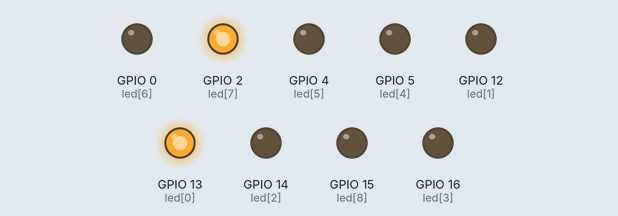
Bench run of a program on a simulated ESP8266 board running MicroPython. Parts: output pins drawn as LEDs (lit = HIGH, except the on-board LED, lit = LOW).

Above: at 0.05 s.
At 0.65 s:
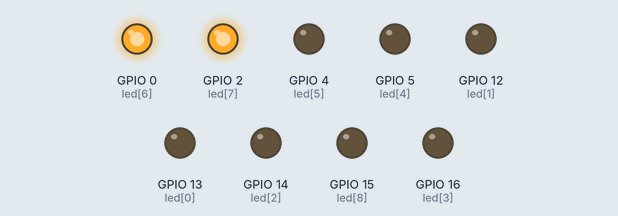
At 1.35 s:
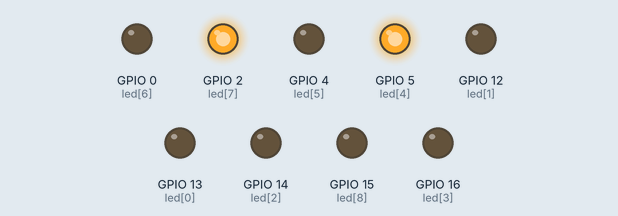
At 2.05 s:
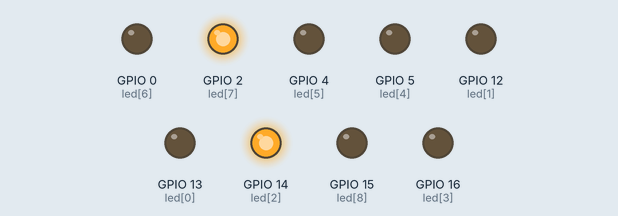
At 2.7 s:
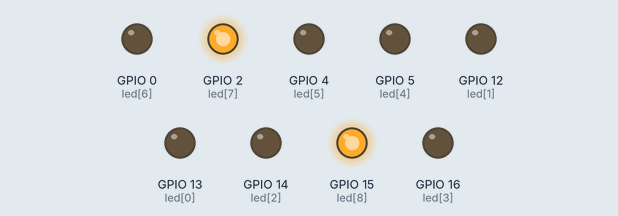
At 3.95 s:
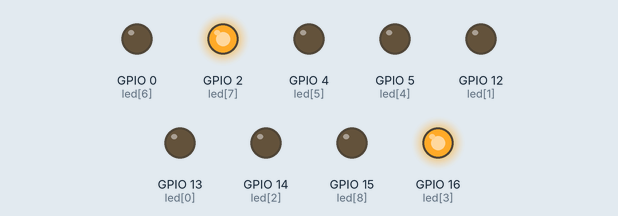
Timing chart, 0 to 4.2 s (numbered marks = the images above):
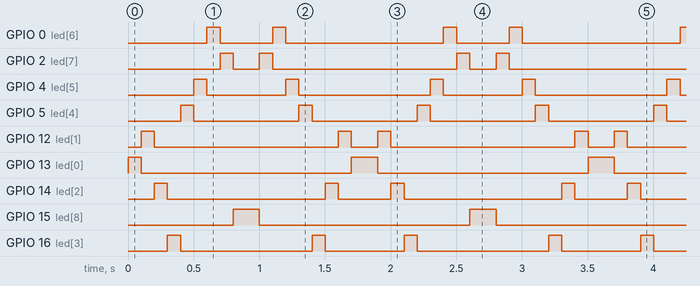

The program:

FlowingLight.py
```python
import time
from machine import Pin

pins=[13,12,14,16,5,4,0,2,15]

def showled():
    length=len(pins)
    for i in range(0,length):
        led=Pin(pins[i],Pin.OUT)
        led.value(1)
        time.sleep_ms(100)
        led.value(0)
    for i in range(0,length):
        led=Pin(pins[(length-i-1)],Pin.OUT)
        led.value(1)
        time.sleep_ms(100)
        led.value(0)

while True:
    showled()
```

Measured:
- by itself, GPIO 0 (led[6]): repeats every 1.8 s: LOW 0.40 s, HIGH 0.10 s, LOW 1.2 s, HIGH 0.10 s
- by itself, GPIO 2 (led[7]): repeats every 1.8 s: LOW 0.20 s, HIGH 0.10 s, LOW 1.4 s, HIGH 0.10 s
- by itself, GPIO 4 (led[5]): repeats every 1.8 s: LOW 0.60 s, HIGH 0.10 s, LOW 1.0 s, HIGH 0.10 s
- by itself, GPIO 5 (led[4]): alternates HIGH for 0.10 s and LOW for 0.80 s
- by itself, GPIO 12 (led[1]): repeats every 1.8 s: LOW 1.4 s, HIGH 0.10 s, LOW 0.20 s, HIGH 0.10 s
- by itself, GPIO 13 (led[0]): repeats every 1.8 s: LOW 1.6 s, HIGH 0.20 s
- by itself, GPIO 14 (led[2]): repeats every 1.8 s: LOW 1.2 s, HIGH 0.10 s, LOW 0.40 s, HIGH 0.10 s
- by itself, GPIO 15 (led[8]): alternates HIGH for 0.20 s and LOW for 1.6 s
